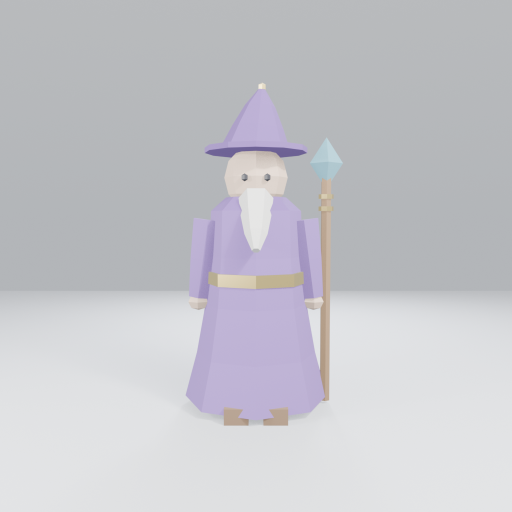
#> input picture renders/020-lowpoly-mage.png, 1024 x 1024 px (shown at 1/2 size)
$ python 021-compose-sheet.py
#> lines starting #> are read from the running program, lines starting #| are printed output that depends on the picture
#> (reads scenes/021-uv-data.json from the repository)
#> (reads scenes/021-qa-summary.json from the repository)
# -*- coding: utf-8 -*-
"""021 compose (system python3 + PIL): draw the UV layout from the exported
UV data (23 parts, 8x3 grid of 128px quadrants), then compose the 3-panel
QA contact sheet.
Run: python3 021-compose-sheet.py
"""
import json
import os
from PIL import Image, ImageDraw, ImageFont

HERE = os.path.dirname(os.path.abspath(__file__))
ROOT = os.path.dirname(HERE)
UV_JSON = os.path.join(HERE, "021-uv-data.json")
SUMMARY = os.path.join(HERE, "021-qa-summary.json")
BEAUTY = os.path.join(ROOT, "renders", "020-lowpoly-mage.png")
WIREFRAME = os.path.join(ROOT, "renders", "020-lowpoly-mage-wireframe.png")
UV_PNG = os.path.join(ROOT, "renders", "021-uv-layout.png")
SHEET = os.path.join(ROOT, "renders", "021-asset-qa-sheet.png")

SIZE = 1024
ORDER = ["Head", "Eye", "Eye.001", "Beard", "Neck", "HatBrim", "Hat",
         "HatTip", "Robe", "Collar", "Sash",
         "Arm", "Hand", "Arm.001", "Hand.001",
         "Leg", "Boot", "Leg.001", "Boot.001",
         "StaffShaft", "StaffRing", "StaffRing.001", "StaffCrystal"]
COLORS = ["#2f6fb2", "#c25e2e", "#3a9a5f", "#8a5fc0", "#b07d2a", "#2e8b8b",
          "#a03a5f", "#5a7a2e", "#6a5acd", "#c05a2e", "#2e7a5f", "#7a5a9a",
          "#9a6a2e", "#4a6a9a", "#b23a48", "#3a6ea5", "#7a9a3a", "#c07a2e"]


def font(size, bold=False):
    for path in ("/usr/share/fonts/truetype/dejavu/DejaVuSans-Bold.ttf"
                 if bold else
                 "/usr/share/fonts/truetype/dejavu/DejaVuSans.ttf",
                 "/usr/share/fonts/truetype/dejavu/DejaVuSans.ttf"):
        if os.path.exists(path):
            return ImageFont.truetype(path, size)
    return ImageFont.load_default()


def draw_uv_layout(uv_data, out_path):
    """One 204x204 quadrant per part (each part has its own 0-1 UV map),
    5 columns x 5 rows = 25 cells for 23 parts (near-square, no dead
    space at the bottom)."""
#> called with out_path = 'renders/021-uv-layout.png'
    cols, rows = 5, 5
    quad = SIZE // cols
    img = Image.new("RGB", (cols * quad, rows * quad), "white")
#> img: PIL image 1020x1020 RGB; every value is 255
    d = ImageDraw.Draw(img, "RGBA")
    f = font(16, bold=True)
    for qi, name in enumerate(ORDER):
        faces = uv_data.get(name, [])
        ox = (qi % cols) * quad
        oy = (qi // cols) * quad
        for i in range(6):
            p = int(i * quad / 5)
            w = 2 if i in (0, 5) else 1
            col = (120, 120, 120) if i in (0, 5) else (225, 225, 225)
            d.line([(ox + p, oy), (ox + p, oy + quad)], fill=col, width=w)
            d.line([(ox, oy + p), (ox + quad, oy + p)], fill=col, width=w)
        color = COLORS[qi % len(COLORS)]
        for pts in faces:
            xy = [(ox + u * quad, oy + (1.0 - v) * quad) for u, v in pts]
            d.polygon(xy, fill=color + "44", outline=color)
            d.line(xy + [xy[0]], fill=color, width=1)
        d.rectangle([ox, oy, ox + quad - 1, oy + quad - 1], outline=(60, 60, 60), width=2)
        label = name
        while f.getbbox(label)[2] > quad - 12 and len(label) > 4:
            label = label[:-2] + "…"
        tw = f.getbbox(label)[2]
        d.rectangle([ox + 3, oy + 3, ox + 3 + tw + 10, oy + 26],
                    fill=(20, 22, 28))
        d.text((ox + 6, oy + 6), label, fill=(255, 255, 255), font=f)
    ex, ey = (len(ORDER) % cols) * quad, (len(ORDER) // cols) * quad
    d.text((ex + 14, ey + 14), "23 parts,\neach own 0-1\nUV space",
           fill=(60, 60, 60), font=font(26))
    img.save(out_path)
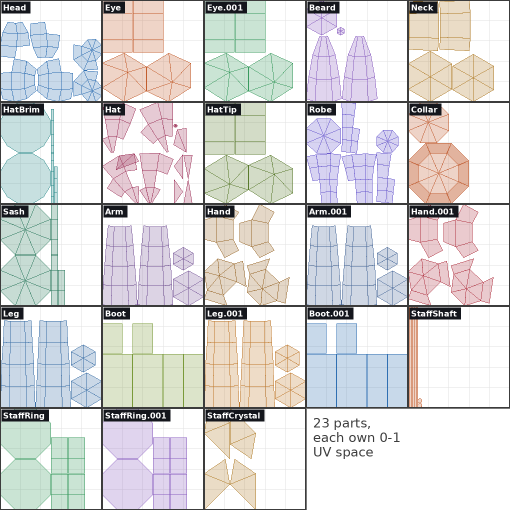
#> saved as 021-uv-layout.png: PIL image 1020x1020 RGB (shown at 1/2 size); mean R, G, B 218.4, 217.6, 217.5
    print("UV_LAYOUT_WRITTEN:", out_path)


def main():
    with open(UV_JSON, encoding="utf-8") as fh:
        uv_data = json.load(fh)
    with open(SUMMARY, encoding="utf-8") as fh:
        s = json.load(fh)
    draw_uv_layout(uv_data, UV_PNG)

    beauty = Image.open(BEAUTY).convert("RGB").resize((SIZE, SIZE))
    wire = Image.open(WIREFRAME).convert("RGB").resize((SIZE, SIZE))
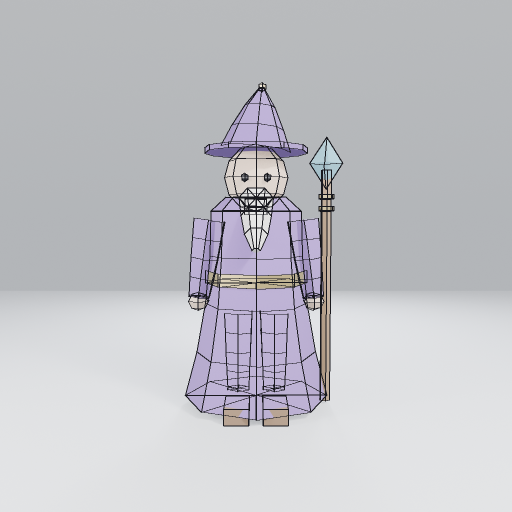
#> input picture renders/020-lowpoly-mage-wireframe.png, 1024 x 1024 px (shown at 1/2 size)
#> wire is the input picture: PIL image 1024x1024 RGB; mean R, G, B 192.8, 193.3, 198.2
    uv_img = Image.open(UV_PNG).convert("RGB")

    header_h, label_h, footer_h = 110, 70, 130
    W = SIZE * 3
    H = header_h + SIZE + label_h + footer_h
    sheet = Image.new("RGB", (W, H), (245, 245, 247))
    d = ImageDraw.Draw(sheet)
    d.rectangle([0, 0, W, header_h], fill=(30, 34, 42))
    d.text((36, 26), "Asset QA Sheet  |  Low-Poly Mage (020)",
           fill=(255, 255, 255), font=font(48, bold=True))
    verdict = "PASS" if s["overall_pass"] else "REVIEW NEEDED"
    vcol = (80, 200, 120) if s["overall_pass"] else (230, 120, 60)
    d.text((W - 480, 34), verdict, fill=vcol, font=font(44, bold=True))
    panels = [(beauty, "1  Beauty Render"),
              (wire, "2  Wireframe / Topology"),
              (uv_img, "3  UV Layout (per part)")]
    for i, (img, label) in enumerate(panels):
        x = i * SIZE
        sheet.paste(img, (x, header_h))
        d.rectangle([x, header_h + SIZE, x + SIZE, header_h + SIZE + label_h],
                    fill=(235, 235, 238))
        d.text((x + 24, header_h + SIZE + 14), label, fill=(30, 30, 30),
               font=font(36, bold=True))
#> this loop made 3 passes
#> (label, x) on passes 1 to 3: ('1  Beauty Render', 0), ('2  Wireframe / Topology', 1024), ('3  UV Layout (per part)', 2048)
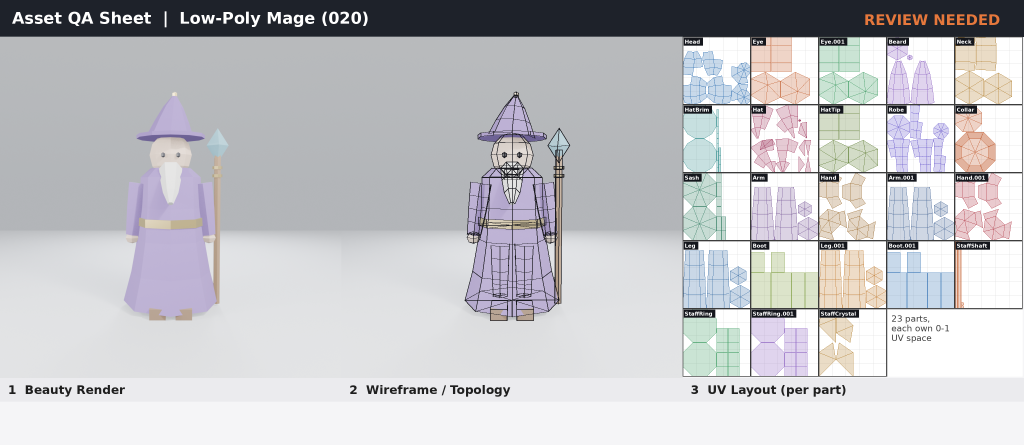
#> sheet: PIL image 3072x1334 RGB (shown at 1/3 size); mean R, G, B 194.9, 195, 198.4
    fy = header_h + SIZE + label_h
    footer1 = ("Faces: %d   |   Ngons: %d (all cylinder caps)   |   "
               "Duplicate verts: %d   |   Inverted normals: %d   |   "
               "UV out-of-bounds: %d   |   UV islands: %d   |   "
               "UV overlap: %.2f%%" % (
                   s["total_faces"], s["ngons"], s["duplicate_verts"],
                   s["inverted_normals"], s["uv_out_of_bounds"],
                   s["uv_islands"], s["uv_overlap_pct"]))
    d.text((36, fy + 10), footer1, fill=(60, 60, 60), font=font(30))
    footer2 = ("Joint rings: 4 limbs x 5 rings, mid ring at 50%%   |   "
               "Robe: 5 rings 0.30-0.48 flare OK   |   "
               "Staff: rings + crystal mounted OK" % ())
    d.text((36, fy + 52), footer2, fill=(60, 60, 60), font=font(28))
    footer3 = ("Hat / beard / crystal emission (0.6 @ 45%% mix): all OK   |   "
               "FAIL: 144 inverted faces = tube cap fans + crystal" % ())
    d.text((36, fy + 90), footer3, fill=(200, 60, 40), font=font(28))
    sheet.save(SHEET)
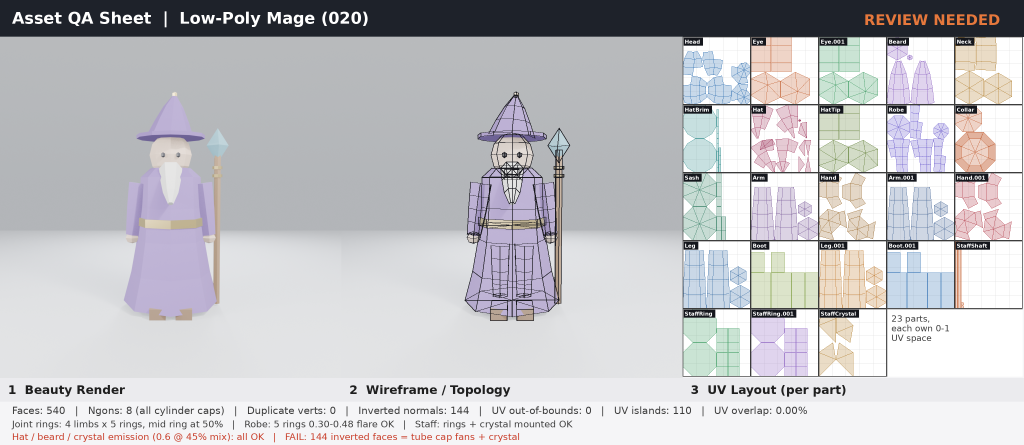
#> saved as 021-asset-qa-sheet.png: PIL image 3072x1334 RGB (shown at 1/3 size); mean R, G, B 193.9, 193.7, 197.1
    print("SHEET_WRITTEN:", SHEET, sheet.size)
#| SHEET_WRITTEN: renders/021-asset-qa-sheet.png (3072, 1334)


if __name__ == "__main__":
    main()
